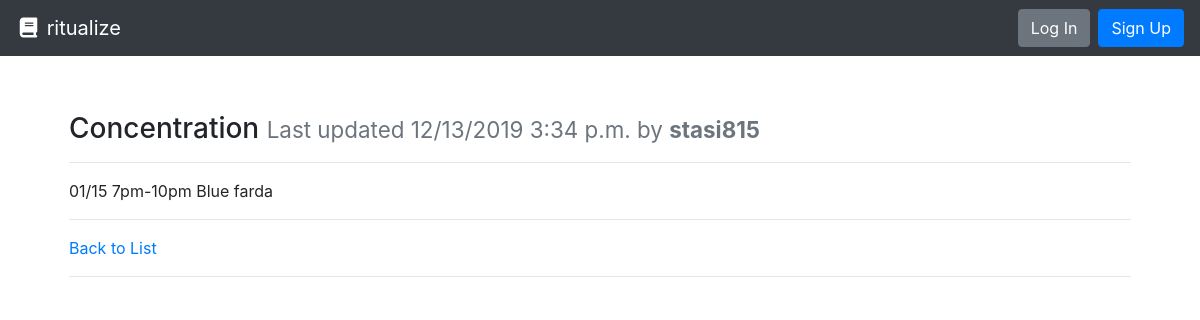
Page /rituals/concentration/ on the committed database.
### rituals/models.py (models this page shows, shortened)
class Ceremony(models.Model):
    title = models.CharField(max_length=30)
    author = models.ForeignKey(User, on_delete=models.PROTECT, help_text="The user that posted this ceremony.")
    slug = models.CharField(max_length=settings.CEREMONY_PAGE_TITLE_MAX_LENGTH, blank=True, editable=False, help_text="Unique URL path to access this page. Generated by the system.")
    content = models.TextField(help_text="Write the description of the ceremony here.")
    created = models.DateTimeField(auto_now_add=True, help_text="The date and time this page was created. Automatically generated when the model saves.")
    modified = models.DateTimeField(auto_now=True, help_text="The date and time this page was updated. Automatically generated when the model updates.")

### rituals/views.py (the view)
# urls.py: path('rituals/<str:slug>/', CeremonyDetailView.as_view(), name='ceremony-details-page'),
class CeremonyDetailView(DetailView):
    model = Ceremony
    def get(self, request, slug):
        ceremony = self.get_queryset().get(slug__iexact=slug)
        return render(request, 'rituals/ceremony.html', {
            'ceremony': ceremony
        })

### rituals/templates/rituals/ceremony.html (shortened to what this page needs)
{% extends "base.html" %}
{% block content %}
  <div class="row">
    <div class="col m-4">
      <h3>{{ ceremony.title }} <small class="text-muted">Last updated {{ ceremony.modified|date:"SHORT_DATETIME_FORMAT" }} by <b>{{ ceremony.author.username }}</b></small></h3>
      <hr>
      <p>{{ ceremony.content|linebreaksbr }}</p>
      <hr>
      <a href="{% url 'ceremony-list-page' %}">Back to List</a><hr>
    </div>
  </div>
{% endblock %}

### rows in the picture
Ceremony: title "Concentration", modified "12/13/2019 3:34 p.m.", author.username "stasi815", content "01/15 7pm-10pm Blue farda"
